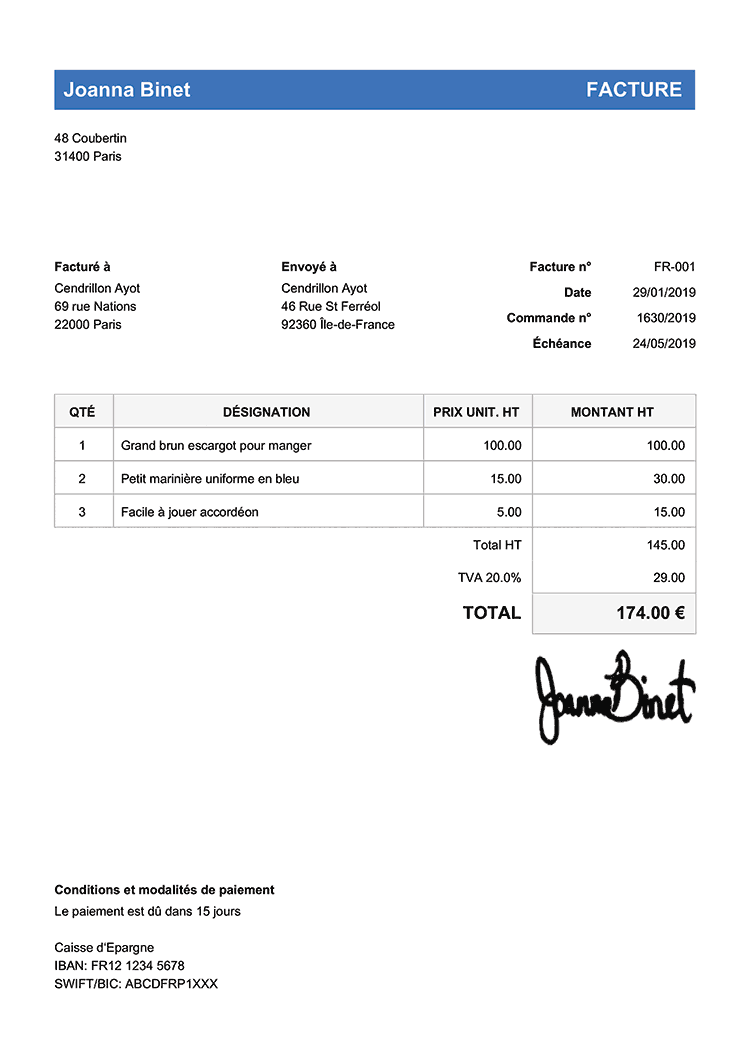
#> input picture backend/uploads/1775584116_modele-facture-fr-classique-bleu-750px.png, 750 x 1061 px
$ python -i preprocess.py   (imports and definitions only)
#> lines starting #> are read from the running program, lines starting #| are printed output that depends on the picture; after the words box and inside, x2 and y2 are one past the last pixel; in counts of white or black regions, pixels touching at a corner belong together
"""
infrastructure/preprocess.py
Pipeline de prétraitement OpenCV pour améliorer la qualité des images
avant envoi à Gemini Vision.
"""
import cv2
import numpy as np
from pathlib import Path


def preprocess_image(image_path: str) -> str:
    """
    Pipeline complet de prétraitement OpenCV.

    Étapes :
      1. Chargement et vérification
      2. Conversion en niveaux de gris
      3. Débruitage (fastNlMeansDenoising)
      4. Amélioration du contraste (CLAHE)
      5. Correction de l'inclinaison (deskew)
      6. Binarisation adaptative (Otsu)
      7. Suppression des petits bruits (morphologie)

    Retourne : chemin de l'image traitée (_processed.png)
    """
    img = cv2.imread(image_path)
#> img is the input picture: shape (1061, 750, 3); mean B, G, R 246.8, 244.7, 243.1

    # ── Vérification ─────────────────────────────────────────
    if img is None:
        print(f"⚠️  Impossible de lire l'image : {image_path}")
        return image_path

    # ── 1. Niveaux de gris ───────────────────────────────────
    gray = cv2.cvtColor(img, cv2.COLOR_BGR2GRAY)
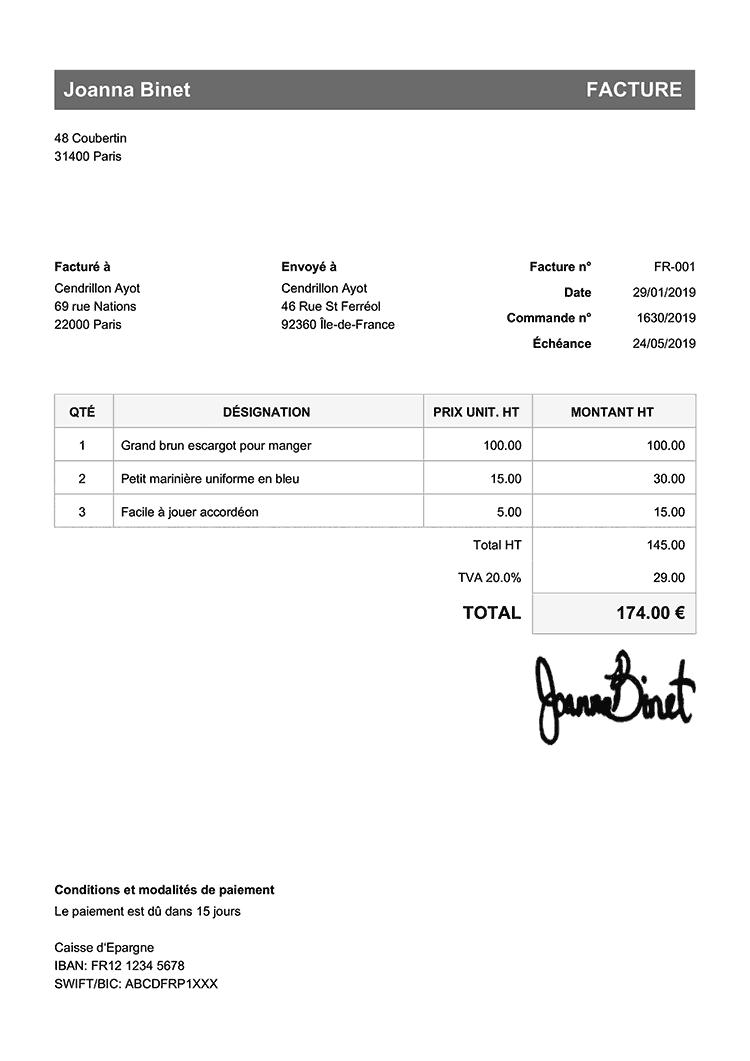
#> gray: shape (1061, 750); min 10, max 255, mean 244.4

    # ── 2. Débruitage ────────────────────────────────────────
    denoised = cv2.fastNlMeansDenoising(
        gray,
        h=10,
        templateWindowSize=7,
        searchWindowSize=21
    )

    # ── 3. Amélioration du contraste (CLAHE) ─────────────────
    clahe = cv2.createCLAHE(clipLimit=2.0, tileGridSize=(8, 8))
    enhanced = clahe.apply(denoised)

    # ── 4. Correction inclinaison (deskew) ───────────────────
    deskewed = _deskew(enhanced)
#> in _deskew, `_, binary = cv2.threshold(gray, 0, 255, cv2.THRESH_BINARY_INV + cv2.TH..`:
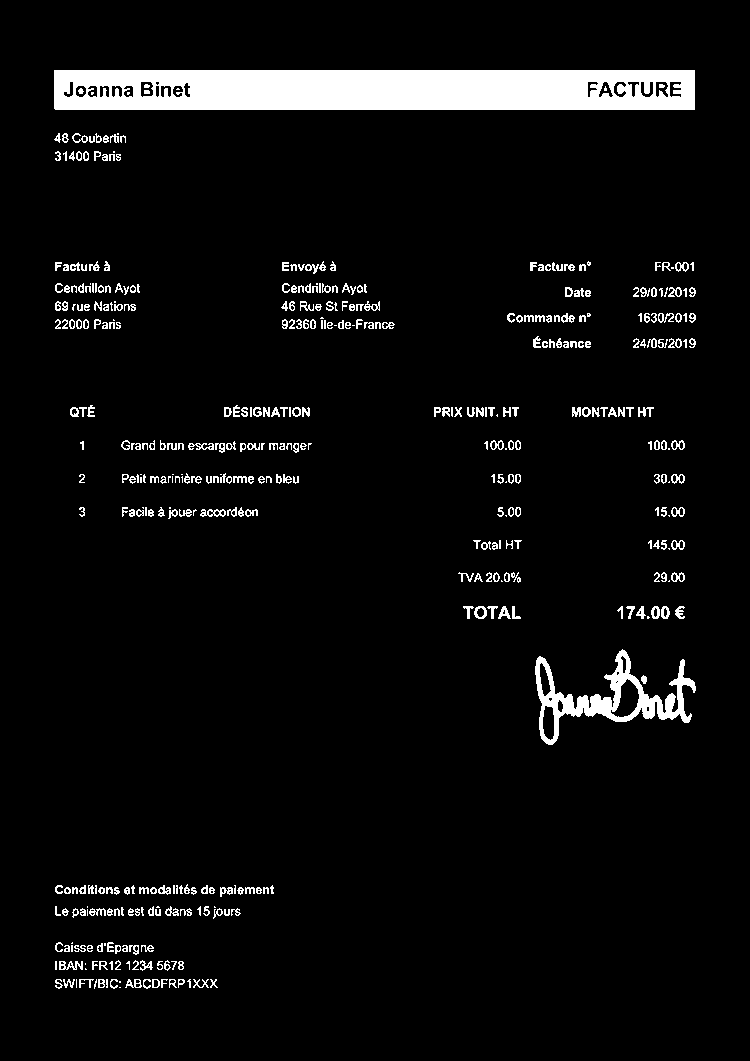
#> binary: shape (1061, 750); 5.4% white; 430 white regions (75 under 20 px), largest, box (x1, y1, x2, y2) and area: (54, 70, 695, 110) 24168, (535, 649, 696, 745) 4095, (59, 961, 83, 970) 127
#> in _deskew, `coords = np.column_stack(np.where(binary > 0))`: coords = 42790 pairs, first value 70 to 988, second value 54 to 695
#> in _deskew, `angle = cv2.minAreaRect(coords)[-1]`: angle = -89.93
#> in _deskew, `angle = 90 + angle`: angle = 0.0676

    # ── 5. Binarisation adaptative (Otsu + Gaussien) ─────────
    _, otsu = cv2.threshold(
        deskewed, 0, 255,
        cv2.THRESH_BINARY + cv2.THRESH_OTSU
    )

    # ── 6. Morphologie : suppression petits bruits ───────────
    kernel = cv2.getStructuringElement(cv2.MORPH_RECT, (2, 2))
    cleaned = cv2.morphologyEx(otsu, cv2.MORPH_OPEN, kernel)
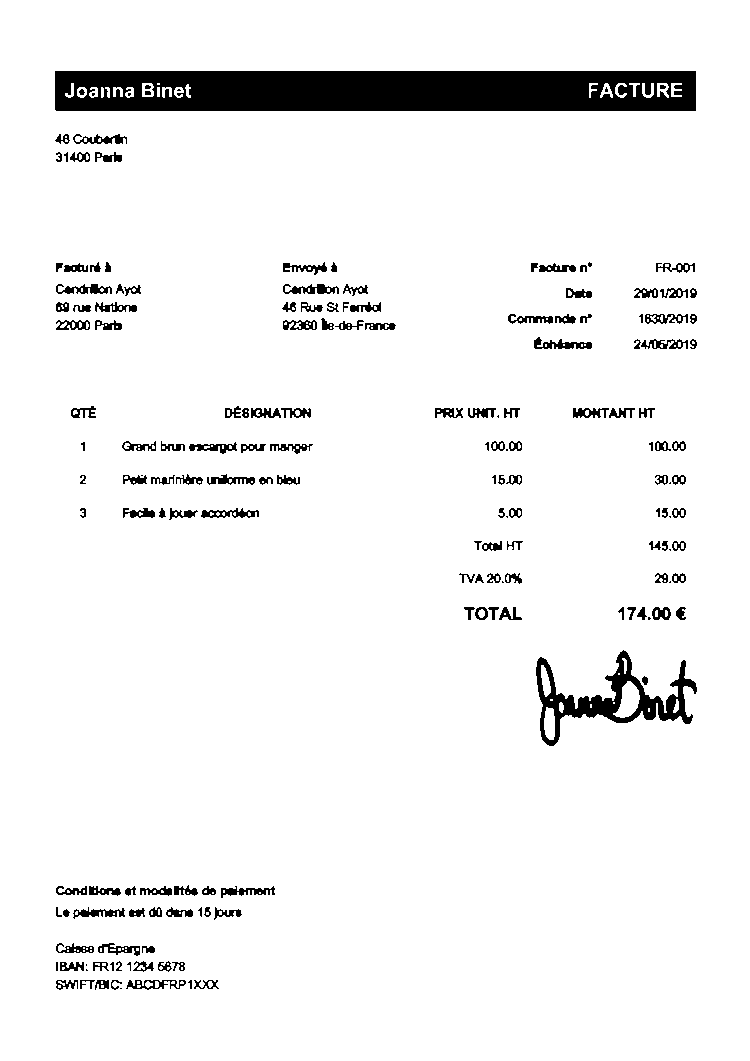
#> cleaned: shape (1061, 750); 94.4% white; 175 black regions (20 under 20 px), largest, box (x1, y1, x2, y2) and area: (55, 71, 696, 111) 24192, (536, 650, 697, 746) 4137, (534, 337, 592, 349) 344

    # ── 7. Mise à l'échelle si trop petite ───────────────────
    h, w = cleaned.shape
#> h = 1061; w = 750
    if w < 1000:
        scale = 1000 / w
#> scale = 1.33
        cleaned = cv2.resize(
            cleaned,
            (int(w * scale), int(h * scale)),
            interpolation=cv2.INTER_CUBIC
        )
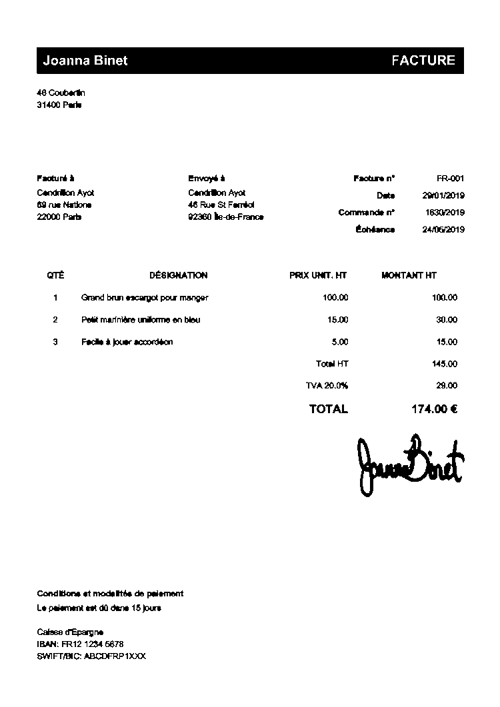
#> cleaned: shape (1414, 1000) (shown at 1/2 size); min 0, max 255, mean 240.6

    # ── Sauvegarde ───────────────────────────────────────────
    path = Path(image_path)
    processed_path = str(path.parent / f"{path.stem}_processed.png")
    cv2.imwrite(processed_path, cleaned)

    print(f"✅ Prétraitement OK → {processed_path}")
    return processed_path


def _deskew(gray: np.ndarray) -> np.ndarray:
    """
    Détecte et corrige l'inclinaison d'une image via les coordonnées
    des pixels non-nuls (projection de Hough simplifiée).
    """
    try:
        # Binarisation temporaire pour la détection
        _, binary = cv2.threshold(gray, 0, 255, cv2.THRESH_BINARY_INV + cv2.THRESH_OTSU)
        coords = np.column_stack(np.where(binary > 0))

        if len(coords) < 100:
            return gray  # Pas assez de pixels pour estimer l'angle

        angle = cv2.minAreaRect(coords)[-1]

        # Correction de l'angle (OpenCV donne des angles dans [-90, 0])
        if angle < -45:
            angle = 90 + angle
        elif angle > 45:
            angle = angle - 90

        # Si l'inclinaison est négligeable, ne rien faire
        if abs(angle) < 0.5:
            return gray

        h, w = gray.shape
        center = (w // 2, h // 2)
        M = cv2.getRotationMatrix2D(center, angle, 1.0)
        rotated = cv2.warpAffine(
            gray, M, (w, h),
            flags=cv2.INTER_CUBIC,
            borderMode=cv2.BORDER_REPLICATE
        )
        print(f"   ↪ Deskew: correction de {angle:.2f}°")
        return rotated

    except Exception as e:
        print(f"⚠️  Deskew échoué : {e}")
        return gray


# [45 lines left out: function preprocess_for_gemini, not called in this run]

>>> result = preprocess_image('../uploads/1775584116_modele-facture-fr-classique-bleu-750px.png')
